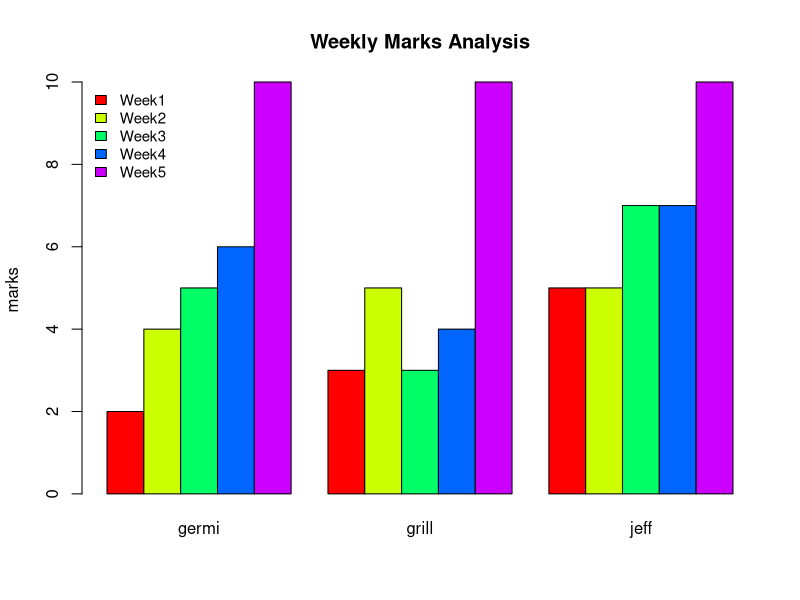
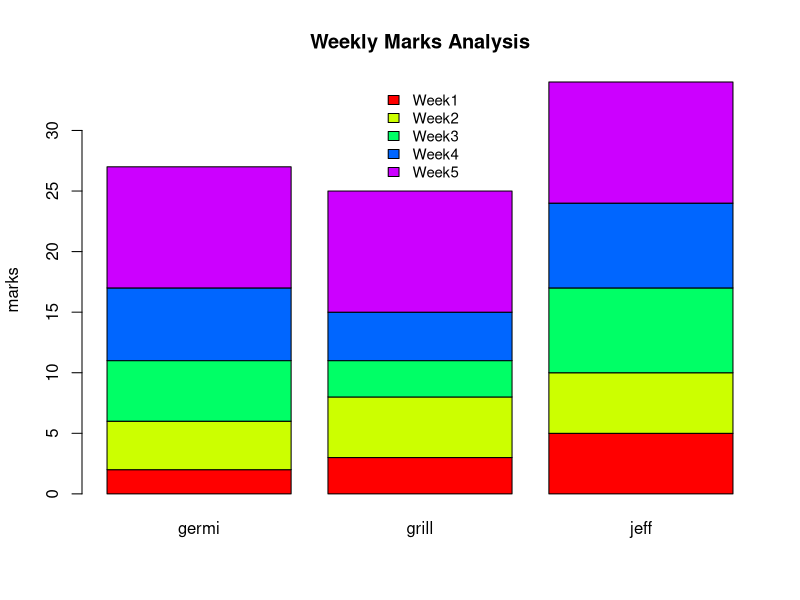

Recreate these plots in R, in order.
A <- c (2,4,5,6,10)
B <- c (3,5,3,4,10)
C <- c (5,5,7,7,10)

data<- data.frame(A, B, C)

names(data)<- c("germi","grill","jeff")

barplot(height = as.matrix(data),
        main = "Weekly Marks Analysis",
        ylab = "marks", 
        beside = TRUE,
        col = rainbow(5)
)

legend ("topleft",
        c("Week1","Week2","Week3","Week4","Week5"),
        cex = 0.9,
        bty = "n",
        fill = rainbow (5)
)



# To get a stacked report by making beside=false 


A <- c (2,4,5,6,10)
B <- c (3,5,3,4,10)
C <- c (5,5,7,7,10)

data<- data.frame(A, B, C)

names(data)<- c("germi","grill","jeff")

barplot(height = as.matrix(data),
        main = "Weekly Marks Analysis",
        ylab = "marks", 
        beside = FALSE,
        col = rainbow(5)
)

legend ("top",
        c("Week1","Week2","Week3","Week4","Week5"),
        cex = 0.9,
        bty = "n",
        fill = rainbow (5)
)